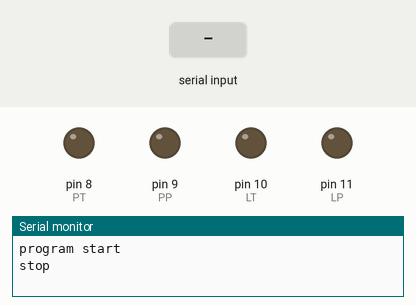
The sketch below on a simulated Arduino Uno, built with avr-gcc and run on an emulated ATmega328P. On the bench: output pins drawn as LEDs (lit = HIGH), the last lines printed to the serial monitor. Inputs (shaded band) come from the test bench.

Above: at 1.2 s.
1.3 s: "1" received over the second serial link
At 2.1 s:
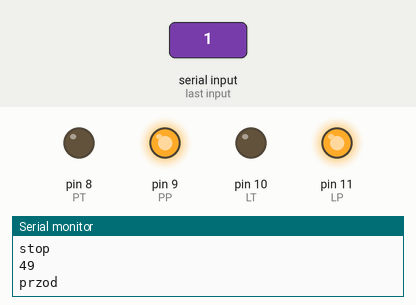
2.8 s: "2" received over the second serial link
At 3.3 s:
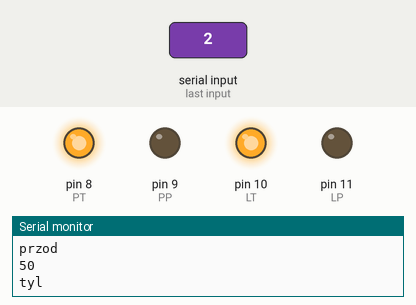
4.3 s: "3" received over the second serial link
At 5.5 s:
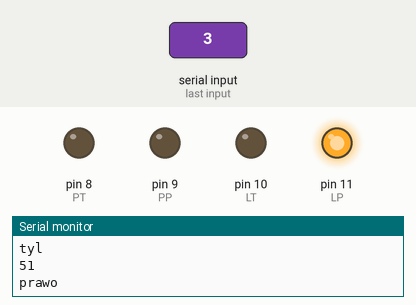
5.8 s: "7" received over the second serial link
At 6.7 s:
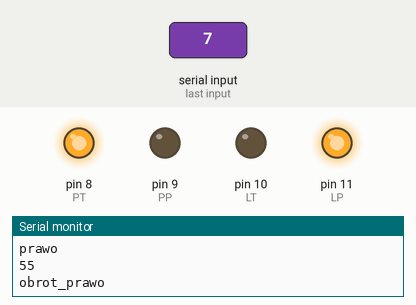
7.3 s: "4" received over the second serial link
At 7.9 s:
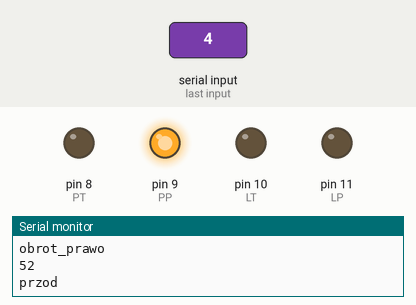
Timing chart, 0 to 9.8 s (numbered marks = the images above; inputs shaded):
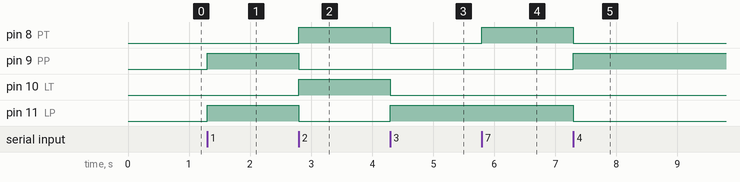

Measured:
- after the input at 1.3 s, pin 9 (PP), pin 11 (LP): LOW → HIGH at once
- after the input at 2.8 s, pin 8 (PT), pin 10 (LT): LOW → HIGH at once; pin 9 (PP), pin 11 (LP): HIGH → LOW at once
- after the input at 4.3 s, pin 8 (PT), pin 10 (LT): HIGH → LOW at once; pin 11 (LP): LOW → HIGH at once
- after the input at 5.8 s, pin 8 (PT): LOW → HIGH at once
- after the input at 7.3 s, pin 8 (PT), pin 11 (LP): HIGH → LOW at once; pin 9 (PP): LOW → HIGH at once

The sketch:

BTCar.ino
```cpp
#include <SoftwareSerial.h>
#define PP 9
#define PT 8
#define LP 11
#define LT 10

SoftwareSerial bluetooth(4,7); //RX, TX
int bt;
int natalka_mode;
int reverse_mode;

void setup() {
  Serial.begin(9600);
  bluetooth.begin(9600);
  Serial.println("program start");
  pinMode(PP, OUTPUT);
  pinMode(PT, OUTPUT);
  pinMode(LP, OUTPUT);
  pinMode(LT, OUTPUT);
  natalka_mode = 0;
  reverse_mode = 0;
  stop();

}

void loop() {
  if (bluetooth.available() > 0){
    bt = bluetooth.read();
    Serial.println(bt);

    switch(bt){
      case '1':
        przod();
        reverse_mode = 0;
        break;
      case '2':
        tyl();
        break;
      case '3':
        prawo();
        check_natalka_mode();
        break;
      case '4':
        lewo();
        check_natalka_mode();
        break;
      case '5':
        natalka_mode = (natalka_mode + 1)%2;
        break;
      case '7':
        obrot_prawo();
        break;
      case 'a':
        reverse_mode = (reverse_mode + 1)%2;
        break;
      default:
        stop();
        break;
    }
  }
}

void stop(){
  Serial.println("stop");
  set_engine(LOW, LOW, LOW, LOW);
}

void przod(){
  Serial.println("przod");
  set_engine(HIGH, LOW, HIGH, LOW);
}

void tyl(){
  Serial.println("tyl");
  set_engine(LOW, HIGH, LOW, HIGH);
}

void prawo(){
  Serial.println("prawo");
  if (reverse_mode == 0){
    prawo_przod();
  }
  else {
    prawo_tyl();
  }
}

void lewo(){
  Serial.println("przod");
  if (reverse_mode == 0){
    lewo_przod();
  }
  else {
    lewo_tyl();
  }
}

void obrot_prawo(){
  Serial.println("obrot_prawo");
  set_engine(LOW, HIGH, HIGH, LOW);
}

void check_natalka_mode(){
  if (natalka_mode == 1){
    delay(500);
    stop();
  }
}

void prawo_przod(){
  set_engine(LOW, LOW, HIGH, LOW);
}

void prawo_tyl(){
  set_engine(LOW, LOW, LOW, HIGH);
}

void lewo_przod(){
  set_engine(HIGH, LOW, LOW, LOW);
}

void lewo_tyl(){
  set_engine(LOW, HIGH, LOW, LOW);
}


void set_engine(int v_PP, int v_PT, int v_LP, int v_LT){
  digitalWrite(PP, v_PP);
  digitalWrite(PT, v_PT);
  digitalWrite(LP, v_LP);
  digitalWrite(LT, v_LT);
}
```
